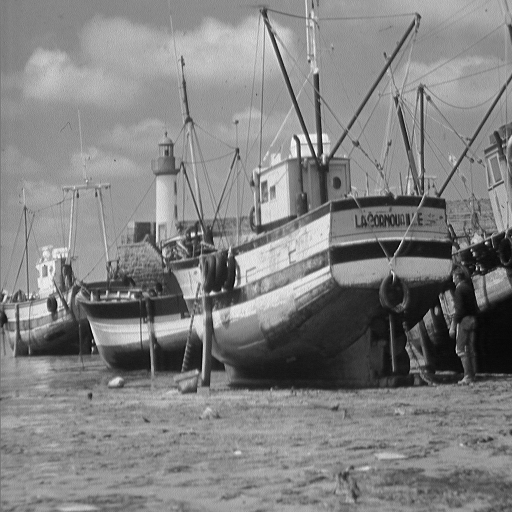
#> input picture HW2/boat.png, 512 x 512 px
$ python P5.py
#> lines starting #> are read from the running program, lines starting #| are printed output that depends on the picture
#> further down, img is the input picture: shape (512, 512); min 0, max 255, mean 129.7
import numpy as np
import matplotlib.pyplot as plt
import cv2

def sobel_edge_detection(img, sobel_filter):
    image_row, image_col = img.shape
#> image_row = 512; image_col = 512
    kernel_row, kernel_col = sobel_filter.shape
    res_x = np.zeros(img.shape)
    res_y = np.zeros(img.shape)
    res = np.zeros(img.shape)

    sobel_filter_x = sobel_filter

    sobel_filter_y = sobel_filter.transpose()

    # print(sobel_filter_x)
    # print(sobel_filter_y)

    pad_height = int((kernel_row - 1) / 2)
    pad_width = int((kernel_col - 1) / 2)

    padded_image = np.zeros((image_row + (2 * pad_height), image_col + (2 * pad_width)))

    padded_image[pad_height:padded_image.shape[0] - pad_height, pad_width:padded_image.shape[1] - pad_width] = img
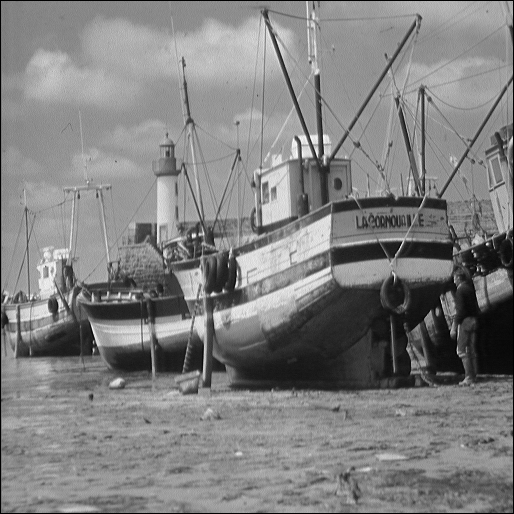
#> padded_image: shape (514, 514) float64; min 0, max 255, mean 128.7


    for row in range(image_row):
        for col in range(image_col):
            res_x[row, col] = np.sum(sobel_filter_x * padded_image[row:row + kernel_row, col:col + kernel_col])
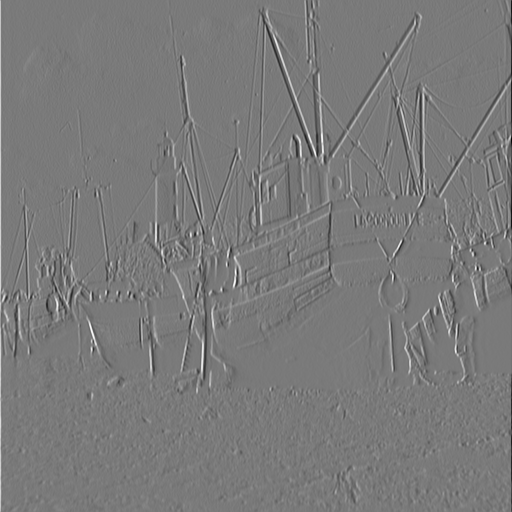
#> res_x: shape (512, 512) float64; min -858, max 930, mean -0.2; drawn with min black and max white

    for row in range(image_row):
        for col in range(image_col):
            res_y[row, col] = np.sum(sobel_filter_y * padded_image[row:row + kernel_row, col:col + kernel_col])
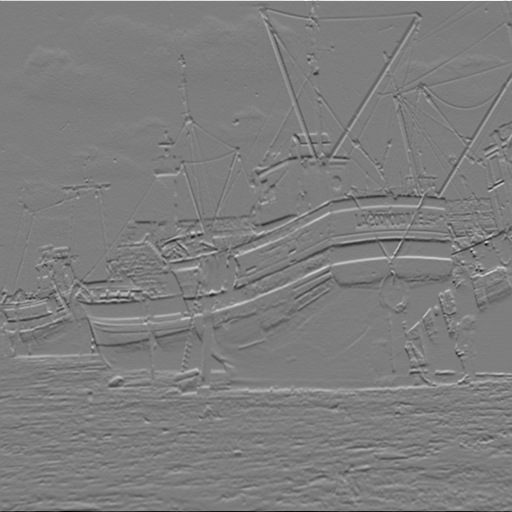
#> res_y: shape (512, 512) float64; min -735, max 753, mean -0.1; drawn with min black and max white


    gradient_magnitude = np.sqrt( np.square(res_x) + np.square(res_y) )
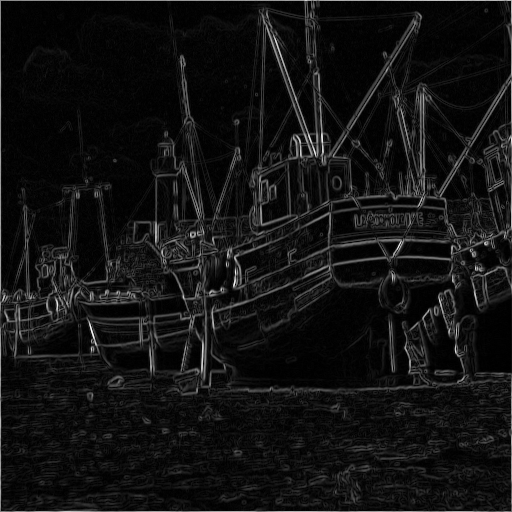
#> gradient_magnitude: shape (512, 512) float64; min 0, max 947.6, mean 69.6; drawn with min black and max white
    gradient_magnitude *= 255/ gradient_magnitude.max()
    #print(gradient_magnitude)
    res = np.array(gradient_magnitude)
    plt.figure("After Sobel Edge Detection")
    plt.imshow(res, cmap = 'Greys_r')
    #cv2.imshow('Sobel Operator Result', gradient_magnitude)
    plt.imsave('outputP5sobel.png', res, cmap = 'Greys_r')


#Load an image in grayscale
img = cv2.imread('boat.png', 0)
plt.figure("Grayscale Image")
plt.imshow(img, cmap = 'Greys_r')
#cv2.imshow('Grayscale Image',img)


sobel_filter = np.array([[-1, 0, 1], [-2, 0, 2], [-1, 0, 1]])

sobel_edge_detection(img, sobel_filter)

#The source I got the following code from to make a more accurate
# canny edge detection result https://www.pyimagesearch.com/2015/04/06/zero-parameter-automatic-canny-edge-detection-with-python-and-opencv/

# compute the median of the single channel pixel intensities
sigma = 0.33
v = np.median(img)
#> v = 143
# apply automatic Canny edge detection using the computed median
lower = int(max(0, (1.0 - sigma) * v))
#> lower = 95
upper = int(min(255, (1.0 + sigma) * v))
#> upper = 190
edges = cv2.Canny(img, lower, upper)
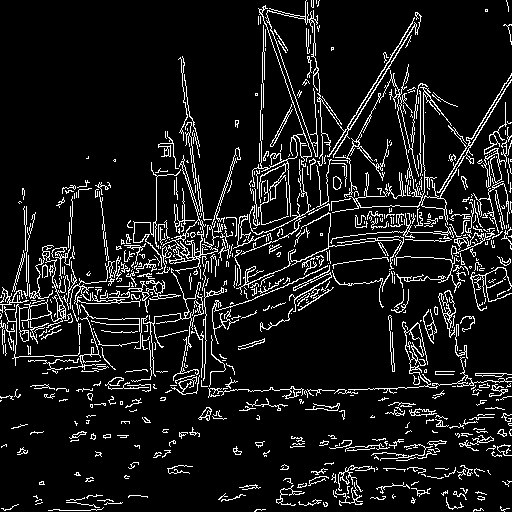
#> edges: shape (512, 512); 9.7% white in thin lines or dots

plt.figure("After Canny Edge Detection")
plt.imshow(edges, cmap = 'Greys_r')
#cv2.imshow('Sobel Operator Result', gradient_magnitude)
plt.imsave('outputP5canny.png', edges, cmap = 'Greys_r')

plt.show()
cv2.waitKey(0)
cv2.destroyAllWindows()
